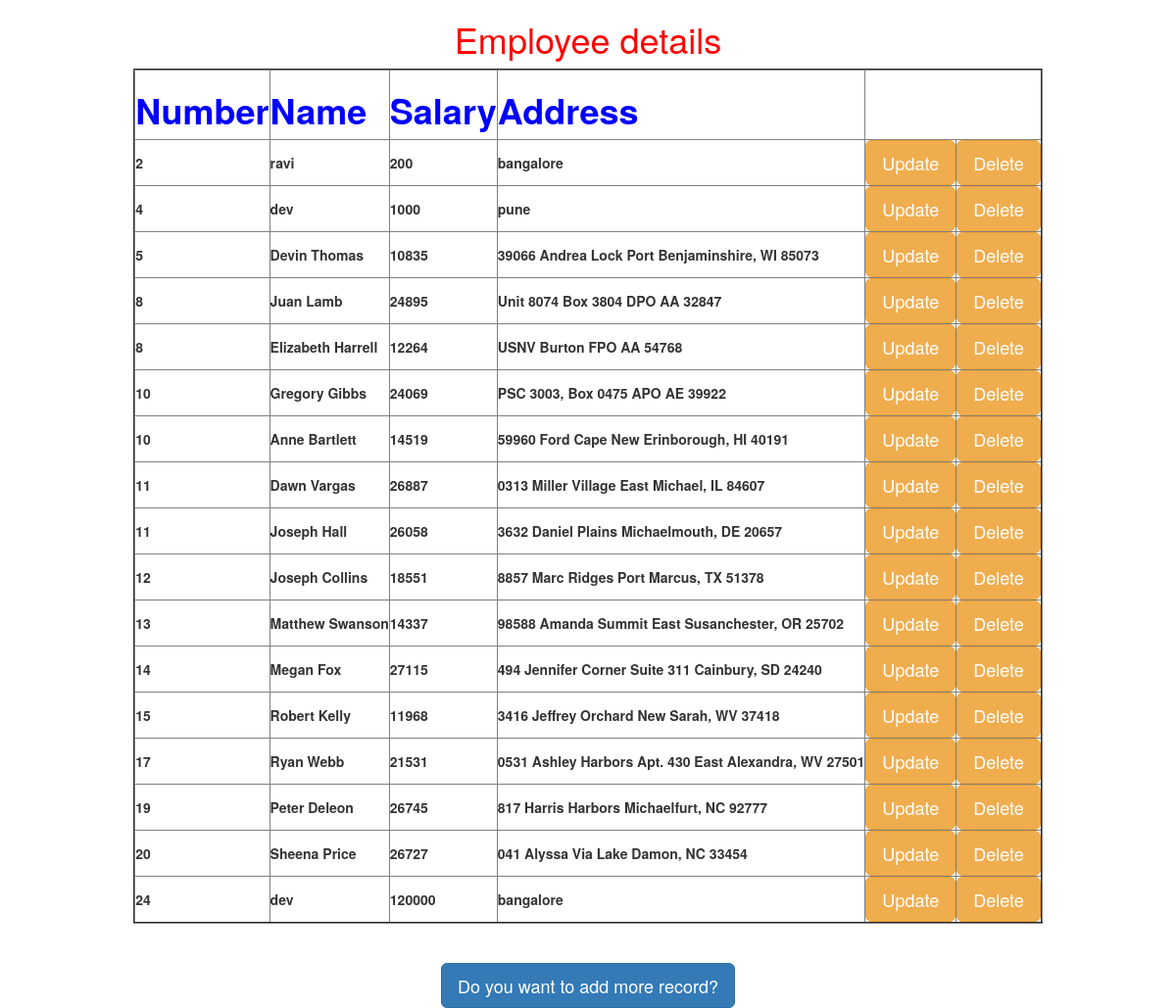
The page / on the database its author committed.
### employee_crud_app/models.py (models this page shows)
class Employee(models.Model):
    eno = models.IntegerField()
    ename = models.CharField(max_length  =20)
    esal = models.IntegerField()
    eaddr = models.CharField(max_length = 20)

### employee_crud_app/views.py (the view)
# urls.py: url(r'^$',views.display),
def display(request):
    e = Employee.objects.order_by('eno')
    d = {'emp':e}
    return render(request,'employee_crud_app/index.html',d)

### templates/employee_crud_app/index.html (shortened to what this page needs)
<!DOCTYPE html>
<html lang="en" dir="ltr">
  {% extends 'employee_crud_app/parent.html' %}
    {% block for_child %}
    <h1 style = "color:red">Employee details</h1>
    <table border = "2">
      <tr style = "color:Blue">
        <th><h1><b>Number</b></h1></th>
        <th><h1><b>Name</b></h1></th>
        <th><h1><b>Salary</b></h1></th>
        <th><h1><b>Address</b></h1></th>
        </tr>
        {% for x in emp %}
        <tr>
          <td><b>{{x.eno}}</b></td>
          <td><b>{{x.ename}}</b></td>
          <td><b>{{x.esal}}</b></td>
          <td><b>{{x.eaddr}}</b></td>
          <td><a href = "/update/{{x.id}}" class = "btn btn-lg btn-warning">Update</td>
            <td><a href = "/delete/{{x.id}}" class = "btn btn-lg btn-warning">Delete</td>
        </tr>
        {% endfor %}
      </table><br><br>
      <a href = "/insert" class = "btn btn-lg btn-primary"> Do you want to add more record?</a>
      {% endblock %}

### templates/employee_crud_app/parent.html (shortened to what this page needs)
<!DOCTYPE html>
<html lang="en" dir="ltr">
  <head>
<link rel="stylesheet" href="https://maxcdn.bootstrapcdn.com/bootstrap/3.3.7/css/bootstrap.min.css">
  </head>
  <body>
    <div class="container" align = "center">
      {% block for_child %}
      {% endblock %}
    </div>
  </body>
</html>

### rows shown on the page
Employee: eno "2", ename "ravi", esal "200", eaddr "bangalore"
Employee: eno "4", ename "dev", esal "1000", eaddr "pune"
Employee: eno "5", ename "Devin Thomas", esal "10835", eaddr "39066 Andrea Lock Port Benjaminshire, WI 85073"
Employee: eno "8", ename "Juan Lamb", esal "24895", eaddr "Unit 8074 Box 3804 DPO AA 32847"
Employee: eno "8", ename "Elizabeth Harrell", esal "12264", eaddr "USNV Burton FPO AA 54768"
Employee: eno "10", ename "Gregory Gibbs", esal "24069", eaddr "PSC 3003, Box 0475 APO AE 39922"
Employee: eno "10", ename "Anne Bartlett", esal "14519", eaddr "59960 Ford Cape New Erinborough, HI 40191"
Employee: eno "11", ename "Dawn Vargas", esal "26887", eaddr "0313 Miller Village East Michael, IL 84607"
Employee: eno "11", ename "Joseph Hall", esal "26058", eaddr "3632 Daniel Plains Michaelmouth, DE 20657"
Employee: eno "12", ename "Joseph Collins", esal "18551", eaddr "8857 Marc Ridges Port Marcus, TX 51378"
Employee: eno "13", ename "Matthew Swanson", esal "14337", eaddr "98588 Amanda Summit East Susanchester, OR 25702"
Employee: eno "14", ename "Megan Fox", esal "27115", eaddr "494 Jennifer Corner Suite 311 Cainbury, SD 24240"
Employee: eno "15", ename "Robert Kelly", esal "11968", eaddr "3416 Jeffrey Orchard New Sarah, WV 37418"
Employee: eno "17", ename "Ryan Webb", esal "21531", eaddr "0531 Ashley Harbors Apt. 430 East Alexandra, WV 27501"
Employee: eno "19", ename "Peter Deleon", esal "26745", eaddr "817 Harris Harbors Michaelfurt, NC 92777"
Employee: eno "20", ename "Sheena Price", esal "26727", eaddr "041 Alyssa Via Lake Damon, NC 33454"
Employee: eno "24", ename "dev", esal "120000", eaddr "bangalore"
